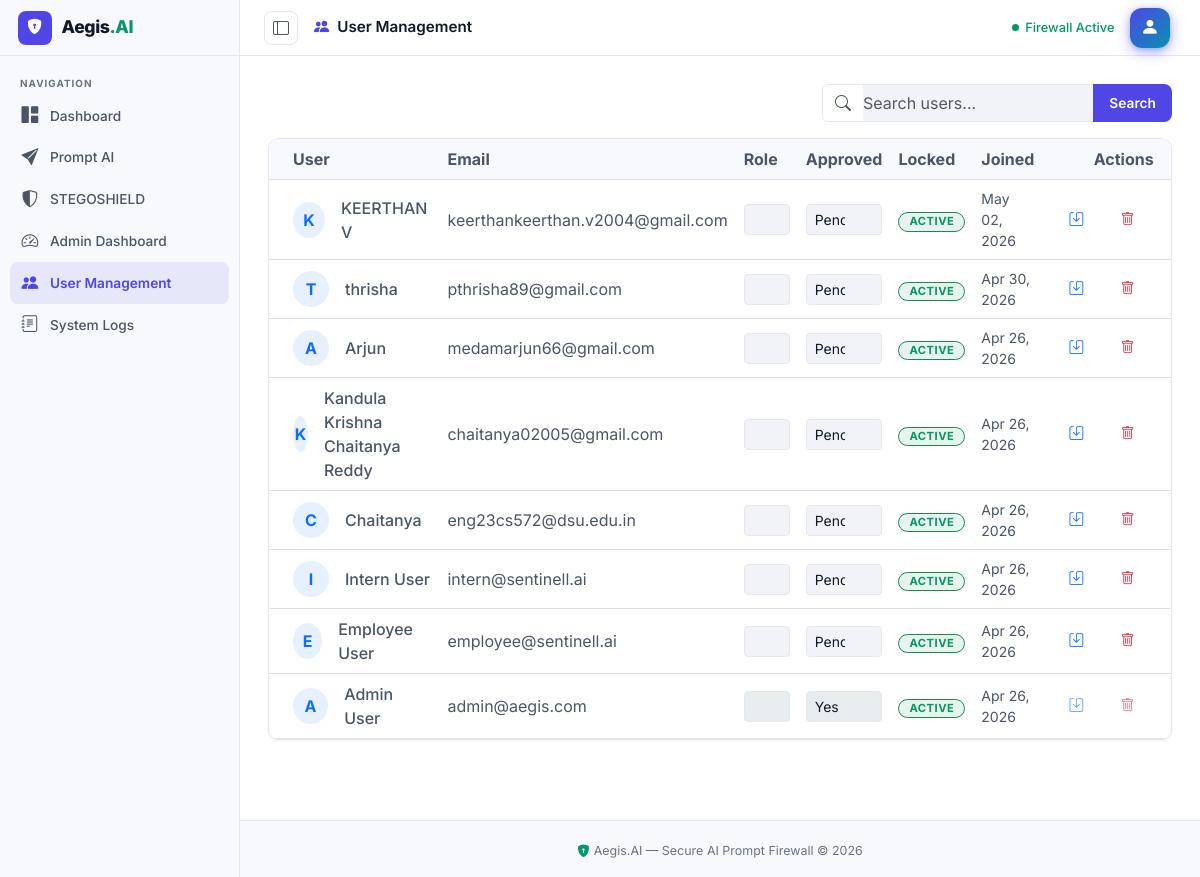
The page /admin-portal/users/ (signed in) on the database its author committed.
### users/models.py (models this page shows, shortened)
class CustomUser(AbstractUser):
    INTERN = "INTERN"
    EMPLOYEE = "EMPLOYEE"
    ADMIN = "ADMIN"
    SUPER_ADMIN = "SUPER_ADMIN"
    ROLE_CHOICES = [
        (INTERN, "Intern"),
        (EMPLOYEE, "Employee"),
        (ADMIN, "Admin"),
        (SUPER_ADMIN, "Super Admin"),
    ]
    role = models.CharField(max_length=20, choices=ROLE_CHOICES, default=INTERN)
    email_verified = models.BooleanField(default=False)
    failed_login_attempts = models.PositiveIntegerField(default=0)
    account_locked_until = models.DateTimeField(blank=True, null=True)
    password_reset_token = models.CharField(max_length=64, blank=True, null=True)
    password_reset_token_created_at = models.DateTimeField(blank=True, null=True)
    is_approved = models.BooleanField(default=False)
    mfa_enabled = models.BooleanField(default=False)
    mfa_secret = models.CharField(max_length=32, blank=True, null=True)
    full_name = models.CharField(max_length=150, blank=True, default="")
    class Meta:
        verbose_name = "User"
        verbose_name_plural = "Users"
    def is_admin_role(self):
        return self.role in [self.ADMIN, self.SUPER_ADMIN]
    def is_employee_role(self):
        return self.role in [self.EMPLOYEE, self.ADMIN, self.SUPER_ADMIN]
    @property
    def is_account_locked(self):
        if self.account_locked_until and timezone.now() < self.account_locked_until:
            return True
        return False

### users/admin_views.py (the view, shortened to what this page needs)
# urls.py: path("admin-portal/users/", admin_views.admin_user_management, name="admin_users"),
@login_required
@user_passes_test(is_admin, login_url='/login/')
def admin_user_management(request):
    query = request.GET.get("q", "").strip()
    if query:
        from django.db.models import Q
        users = CustomUser.objects.filter(
            Q(email__icontains=query) | Q(full_name__icontains=query) | Q(username__icontains=query)
        ).order_by('-date_joined')
    else:
        users = CustomUser.objects.all().order_by('-date_joined')
    return render(request, "users/admin_users.html", {
        "users": users,
        "roles": CustomUser.ROLE_CHOICES,
        "query": query,
    })

### users/admin_views.py (called while the page is built)
def is_admin(user):
    return user.is_authenticated and user.is_admin_role()

### templates/users/admin_users.html (shortened to what this page needs)
{% extends "base.html" %}
{% block page_title %}<i class="bi bi-people-fill me-2" style="color:var(--primary)"></i>User Management{% endblock %}
{% block content %}
<div class="page-wrap fade-in">
  <div class="d-flex justify-content-end mb-3 slide-up stagger-1">
    <form method="get" action="{% url 'admin_users' %}" class="d-flex" style="width: 350px;">
      <div class="input-group">
        <span class="input-group-text bg-white"><i class="bi bi-search text-muted"></i></span>
        <input type="text" name="q" class="form-control border-start-0 ps-0 shadow-none" placeholder="Search users..." value="{{ query }}">
        <button type="submit" class="btn btn-primary px-3">Search</button>
      </div>
    </form>
  </div>
  <div class="card p-0 overflow-hidden slide-up stagger-2">
    <div class="table-responsive">
      <table class="table table-hover mb-0 align-middle">
        <thead style="background: var(--bg-1);">
          <tr>
            <th class="ps-4">User</th>
            <th>Email</th>
            <th>Role</th>
            <th>Approved</th>
            <th>Locked</th>
            <th>Joined</th>
            <th class="pe-4 text-end">Actions</th>
          </tr>
        </thead>
        <tbody>
          {% for u in users %}
          <tr>
            <td class="ps-4">
              <div class="d-flex align-items-center">
                <div class="bg-primary bg-opacity-10 text-primary rounded-circle d-flex align-items-center justify-content-center me-3" style="width: 36px; height: 36px; font-weight: bold;">
                  {{ u.full_name|default:u.username|make_list|first|upper }}
                </div>
                <span class="fw-medium">{{ u.full_name|default:u.username }}</span>
              </div>
            </td>
            <td class="text-muted">{{ u.email }}</td>
            <form method="post" action="{% url 'admin_users' %}">
              <td>
                <select name="role" class="form-select form-select-sm shadow-none" {% if u == request.user %}disabled{% endif %}>
                  {% for code, name in roles %}
                  <option value="{{ code }}" {% if u.role == code %}selected{% endif %}>{{ name }}</option>
                  {% endfor %}
                </select>
              </td>
              <td>
                <select name="approval" class="form-select form-select-sm shadow-none" {% if u == request.user %}disabled{% endif %}>
                  <option value="True" {% if u.is_approved %}selected{% endif %}>Yes</option>
                  <option value="False" {% if not u.is_approved %}selected{% endif %}>Pending</option>
                </select>
              </td>
              <td>
                {% if u.is_account_locked %}
                  <span class="badge bg-danger bg-opacity-10 text-danger border border-danger">Locked</span>
                {% else %}
                  <span class="badge bg-success bg-opacity-10 text-success border border-success">Active</span>
                {% endif %}
              </td>
              <td class="text-muted small">{{ u.date_joined|date:"M d, Y" }}</td>
              <td class="pe-4 text-end">
                <div class="btn-group" role="group">
                  <button type="submit" name="action" value="update" class="btn btn-sm btn-outline-primary" {% if u == request.user %}disabled{% endif %} title="Save Changes"><i class="bi bi-save"></i></button>
                  <button type="submit" name="action" value="delete" class="btn btn-sm btn-outline-danger" {% if u == request.user %}disabled{% endif %} onclick="return confirm('WARNING: Permanently delete {{ u.email }}?');" title="Delete User"><i class="bi bi-trash"></i></button>
                </div>
              </td>
            </form>
          </tr>
          {% endfor %}
        </tbody>
      </table>
    </div>
  </div>
</div>
{% endblock %}

### static/css/style.css (style rules this page uses)
:root,[data-theme="light"] { --bg: #FFFFFF; --bg-1: #F8F9FC; --bg-2: #F1F3F9; --bg-card: #FFFFFF; --bg-glass: rgba(255,255,255,0.8); --bg-glass-h: rgba(241,243,249,0.9); --border: #E5E7EB; --border-b: #D1D5DB; --border-glow: rgba(79,70,229,0.25); --text: #111827; --text-2: #4B5563; --text-3: #6B7280; --primary: #4F46E5; --primary-d: #4338CA; --primary-l: #6366F1; --primary-g: rgba(79,70,229,0.1); --accent: #059669; --accent-g: rgba(5,150,105,0.08); --violet: #7C3AED; --cyan: #0891B2; --success: #059669; --danger: #DC2626; --warning: #D97706; --info: #2563EB; --success-g: rgba(5,150,105,0.08); --danger-g: rgba(220,38,38,0.08); --warning-g: rgba(217,119,6,0.08); --info-g: rgba(37,99,235,0.08); --shadow: 0 1px 3px rgba(0,0,0,0.08), 0 1px 2px rgba(0,0,0,0.06); --shadow-sm: 0 1px 2px rgba(0,0,0,0.05); --shadow-glow: 0 0 0 3px rgba(79,70,229,0.12); --r: 10px; --r-sm: 8px; --r-lg: 14px; --sidebar-w: 240px; --sidebar-c: 64px; --topbar-h: 56px; --ease: cubic-bezier(0.16,1,0.3,1); --t: all 0.15s ease; }
*,*::before,*::after { box-sizing:border-box;margin:0;padding:0 }
html { scroll-behavior:smooth }
body { font-family:'Inter',sans-serif; background:var(--bg); color:var(--text); min-height:100vh; -webkit-font-smoothing:antialiased; transition:background 0.2s ease,color 0.2s ease; }
.page-wrap { padding:1.75rem 1.75rem 3rem }
.card { background:var(--bg-card); border:1px solid var(--border); border-radius:var(--r); box-shadow:var(--shadow-sm); transition:var(--t); overflow:hidden; }
.btn { display:inline-flex;align-items:center;gap:0.4rem; padding:0.5rem 1.2rem;border-radius:var(--r-sm); font-family:inherit;font-size:0.86rem;font-weight:600; cursor:pointer;border:none;transition:var(--t); white-space:nowrap; }
.btn-primary { background:var(--primary); color:#fff; }
.badge { display:inline-flex;align-items:center;gap:0.3rem; padding:3px 10px;border-radius:20px; font-size:0.7rem;font-weight:700;letter-spacing:0.5px;text-transform:uppercase; }
.slide-up { opacity:0;animation:fadeInUp 0.6s var(--ease) forwards }
.fade-in { opacity:0;animation:fadeIn 0.8s ease forwards }
.stagger-1 { animation-delay:0.08s }
.stagger-2 { animation-delay:0.16s }
.text-muted { color:var(--text-2)!important }
.text-success { color:var(--success)!important }
.form-control,.form-select,.input-group-text { background:var(--bg-2);border-color:var(--border);color:var(--text) }
.table { color:var(--text-2) }
.table>:not(caption)>*>* { background-color:transparent;color:inherit }

### rows shown on the page
CustomUser: full_name|make_list "K", full_name "KEERTHAN V", email "keerthankeerthan.v2004@gmail.com", role "Super Admin", approval "Pending", shows "ACTIVE", date_joined "May 02, 2026"
CustomUser: full_name|make_list "T", full_name "thrisha", email "pthrisha89@gmail.com", role "Admin", approval "Pending", shows "ACTIVE", date_joined "Apr 30, 2026"
CustomUser: full_name|make_list "A", full_name "Arjun", email "medamarjun66@gmail.com", role "Employee", approval "Pending", shows "ACTIVE", date_joined "Apr 26, 2026"
CustomUser: full_name|make_list "K", full_name "Kandula Krishna Chaitanya Reddy", email "chaitanya02005@gmail.com", role "Admin", approval "Pending", shows "ACTIVE", date_joined "Apr 26, 2026"
CustomUser: full_name|make_list "C", full_name "Chaitanya", email "eng23cs572@dsu.edu.in", role "Employee", approval "Pending", shows "ACTIVE", date_joined "Apr 26, 2026"
CustomUser: full_name|make_list "I", full_name "Intern User", email "intern@sentinell.ai", role "Intern", approval "Pending", shows "ACTIVE", date_joined "Apr 26, 2026"
CustomUser: full_name|make_list "E", full_name "Employee User", email "employee@sentinell.ai", role "Employee", approval "Pending", shows "ACTIVE", date_joined "Apr 26, 2026"
CustomUser: full_name|make_list "A", full_name "Admin User", email "admin@aegis.com", role "Super Admin", approval "Yes", shows "ACTIVE", date_joined "Apr 26, 2026"
